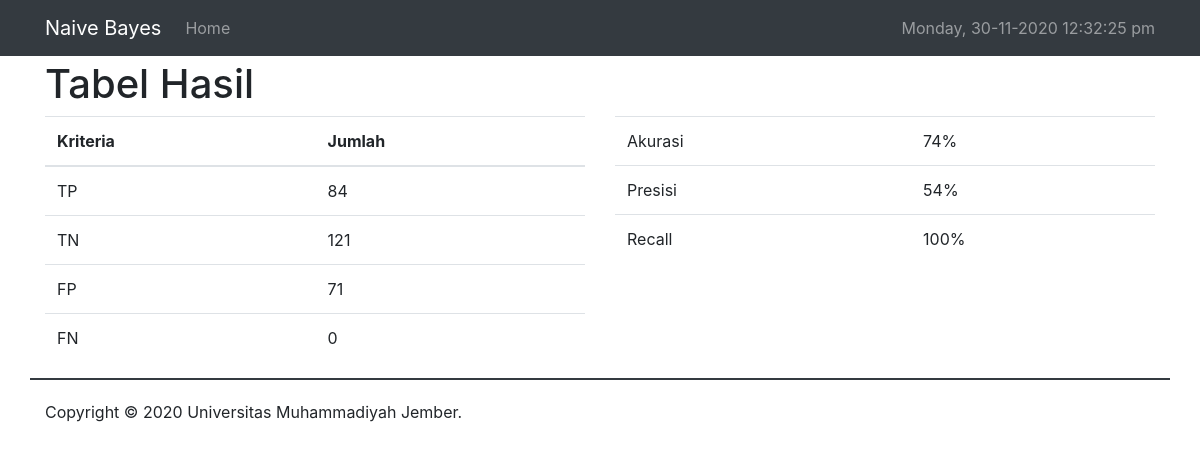
The app's page /tabel-hasil_latih.php (signed in) with its own data.
### tables this page shows
CREATE TABLE `hasil_latih` (
  `TP` int(11) NOT NULL,
  `TN` int(11) NOT NULL,
  `FP` int(11) NOT NULL,
  `FN` int(11) NOT NULL,
  `akurasi` int(11) NOT NULL,
  `presisi` int(11) NOT NULL,
  `recall` int(11) NOT NULL
);

### tabel-hasil_latih.php (the view, shortened to what this page needs)
<?php
include "header.php";
$select_hasil = mysqli_query($koneksi, "select * from hasil_latih");
$data = mysqli_fetch_array($select_hasil);
?>
<h1>Tabel Hasil</h1>
<div class="row">
    <div class="col-md">
        <table class="table">
        <thead>
            <tr>
            <th>Kriteria</th>
            <th>Jumlah</th>
            </tr>
        </thead>
        <tbody>
            <tr>
                <td>TP</td>
                <td><?= $data['TP'] ?></td>
            </tr>
            <tr>
                <td>TN</td>
                <td><?= $data['TN'] ?></td>
            </tr>
            <tr>
                <td>FP</td>
                <td><?= $data['FP'] ?></td>
            </tr>
            <tr>
                <td>FN</td>
                <td><?= $data['FN'] ?></td>
            </tr>
        </tbody>
        </table>
    </div>
    <div class="col-md">
        <table class="table">
        <tbody>
            <tr>
                <td>Akurasi</td>
                <td><?= $data['akurasi'] ?>%</td>
            </tr>
            <tr>
                <td>Presisi</td>
                <td><?= $data['presisi'] ?>%</td>
            </tr>
            <tr>
                <td>Recall</td>
                <td><?= $data['recall'] ?>%</td>
            </tr>
        </tbody>
        </table>
    </div>
</div>
<?php
include "footer.php";
?>

### records on screen
hasil_latih: TP "84", TN "121", FP "71", FN "0", akurasi "74", presisi "54", recall "100"
